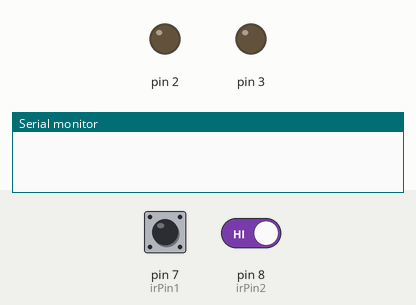
The sketch below on a simulated Arduino Uno, built with avr-gcc and run on an emulated ATmega328P. Shown: output pins drawn as LEDs (lit = HIGH), the last lines printed to the serial monitor. The test bench sets the inputs (shaded band); at power-on: pin 7 (irPin1) HIGH, pin 8 (irPin2) HIGH.

Above: at 1.2 s.
1.3 s: pin 7 (irPin1) driven LOW and pin 8 (irPin2) driven LOW
At 4.1 s:
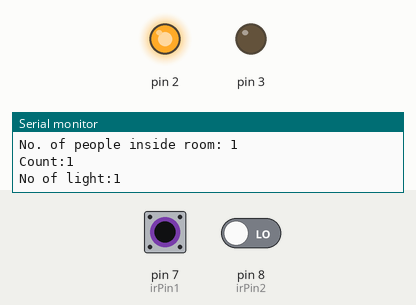
4.3 s: pin 7 (irPin1) pulsed HIGH 2 times (0.12 s each, 0.3 s apart)
At 6.2 s:
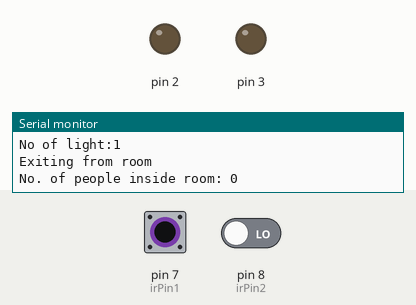
Timing chart, 0 to 7.7 s (numbered marks = the images above; inputs shaded):
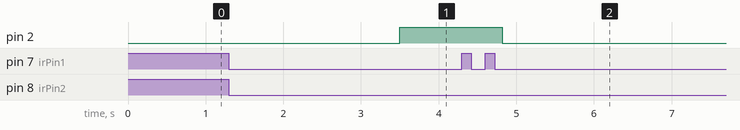

The sketch:

iot_final_project.ino
```cpp
int irPin1=7;
int irPin2=8;
int count=0;
int mod=0;
int divs=0;
boolean state1 = true;
boolean state2 = true;
boolean insideState = false;
boolean outsideIr=false;
boolean isPeopleExiting=false;
int i=1;
void setup() {
Serial.begin(9600);
pinMode(irPin1, INPUT);
pinMode(irPin2, INPUT);
pinMode(2, OUTPUT);
pinMode(3, OUTPUT);

}
void loop() {
  if (!digitalRead(irPin1) && i==1 && state1){
     outsideIr=true;
     delay(100);
     i++;
     state1 = false;
  }
   else if (!digitalRead(irPin2) && i==2 &&   state2){
     Serial.println("Entering inside the room");
     outsideIr=true;
     delay(100);
     i = 1 ;
     count++;
     Serial.print("No. of people inside room: ");
     Serial.println(count);
     state2 = false;
    lightorfanswitch();
    lightorfanswitchOn();
  }
   else if (!digitalRead(irPin2) && i==1 && state2 ){
     outsideIr=true;
     delay(100);
     i = 2 ;
     state2 = false;
  }
  else if (!digitalRead(irPin1) && i==2 && state1 ){
     Serial.println("Exiting from room");
     outsideIr=true;
     delay(100);
     count--;
       Serial.print("No. of people inside room: ");
       Serial.println(count);
     i = 1;
     state1 = false;
     lightorfanswitch();
     lightorfanswitchOFF();
  }
    if (digitalRead(irPin1)){
     state1 = true;
    }
     if (digitalRead(irPin2)){
     state2 = true;
    }

}


 void lightorfanswitch()
{
    if(count>0)
    {
     divs=count/5;
    if(count%5>0)
    {
      divs=divs+1;
    }
    if(count>0)
    {
      Serial.print("Count:");
      Serial.println(count);
      Serial.print("No of light:");
      Serial.println(divs);

      delay(2000);
    }
    }
    else
    {
      divs=0;
    }

}

void lightorfanswitchOn()
{
   if(divs>0)
      {
        digitalWrite(2,HIGH);
      }
      if(divs>1)
      {
        digitalWrite(3,HIGH);
      }
      if(divs>2)
      {
        digitalWrite(4,HIGH);
      }
}
void lightorfanswitchOFF()
{

   if(divs<1)
      {
         digitalWrite(4,LOW);
        digitalWrite(3,LOW);
        digitalWrite(2,LOW);
      }
      else if(divs<2)
      {
         digitalWrite(4,LOW);
        digitalWrite(3,LOW);
      }
      else if(divs<3)      {
        digitalWrite(4,LOW);

      }


}
```

Measured:
- after the input at 1.3 s, pin 2: LOW → HIGH after 2.2 s
- after the input at 4.3 s, pin 2: HIGH → LOW after 0.52 s
